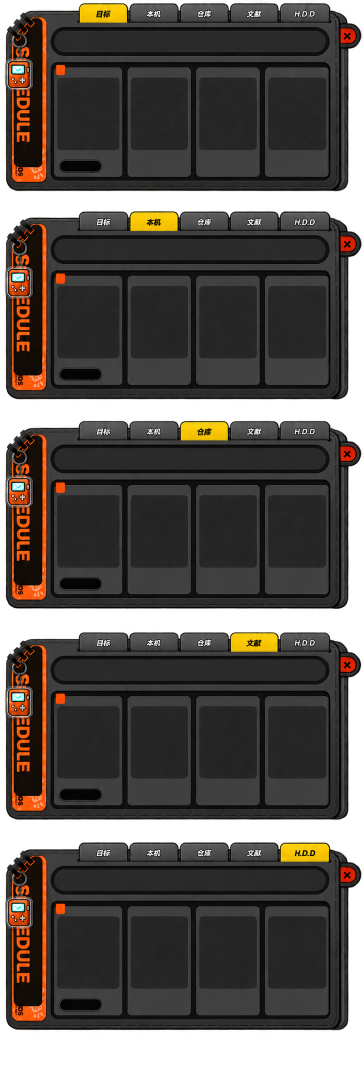
#> input picture .harness/qa/obsui/reference-tabs/long-tab-states.png, 727 x 2164 px (shown at 1/2 size)
$ python compose_tab_source_comparison.py
#> lines starting #> are read from the running program, lines starting #| are printed output that depends on the picture; pictures that were not available may be replaced by others from this repository, and a replacement may not be noted
from pathlib import Path

from PIL import Image, ImageDraw


ROOT = Path(__file__).resolve().parents[3]
SOURCE = ROOT / ".harness" / "qa" / "obsui" / "reference-tabs" / "long-tab-states.png"
LIVE_DIR = ROOT / ".harness" / "qa" / "obsui"
OUTPUT = ROOT / ".harness" / "qa" / "obsui" / "tab-source-vs-live.png"
TOPS = (0, 419, 841, 1264, 1684)
NAMES = ("目标", "本机", "仓库", "文献", "H.D.D")
TARGET_SIZE = (750, 76)


def main() -> None:
    source = Image.open(SOURCE).convert("RGBA")
#> source is the input picture: PIL image 727x2164 RGBA; mean R, G, B, A 43.9, 38.3, 33.6, 203.7
    canvas = Image.new("RGB", (TARGET_SIZE[0] * 2, len(NAMES) * 100), (8, 8, 8))
#> canvas: PIL image 1500x500 RGB; every value is 8
    draw = ImageDraw.Draw(canvas)
    for index, (top, name) in enumerate(zip(TOPS, NAMES, strict=True)):
        source_crop = source.crop((140, top, 680, top + 100)).resize(TARGET_SIZE, Image.Resampling.LANCZOS).convert("RGB")
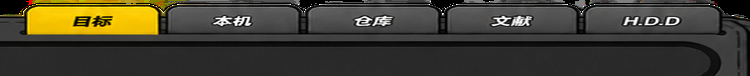
#> source_crop: PIL image 750x76 RGB; mean R, G, B 65.4, 62, 48.4
        filename = "goal" if index == 0 else "local" if index == 1 else "repository" if index == 2 else "literature" if index == 3 else "storage"
        live = Image.open(LIVE_DIR / f"live-full-{filename}.png").convert("RGB").crop((422, 22, 1173, 100)).resize(TARGET_SIZE, Image.Resampling.LANCZOS)
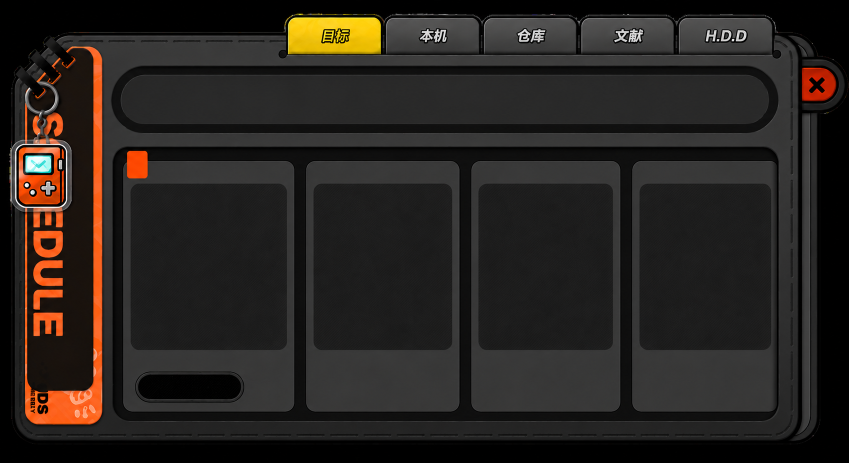
#> input picture .harness/qa/obsui/reference-tabs/goal-selected.png, 1698 x 926 px, given in place of live-full-goal.png, which was not available (shown at 1/2 size)
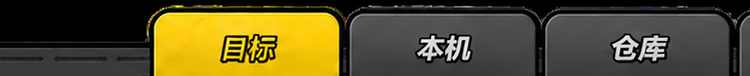
#> live: PIL image 750x76 RGB; mean R, G, B 86.4, 78, 41.7
        y = index * 100 + 20
        canvas.paste(source_crop, (0, y))
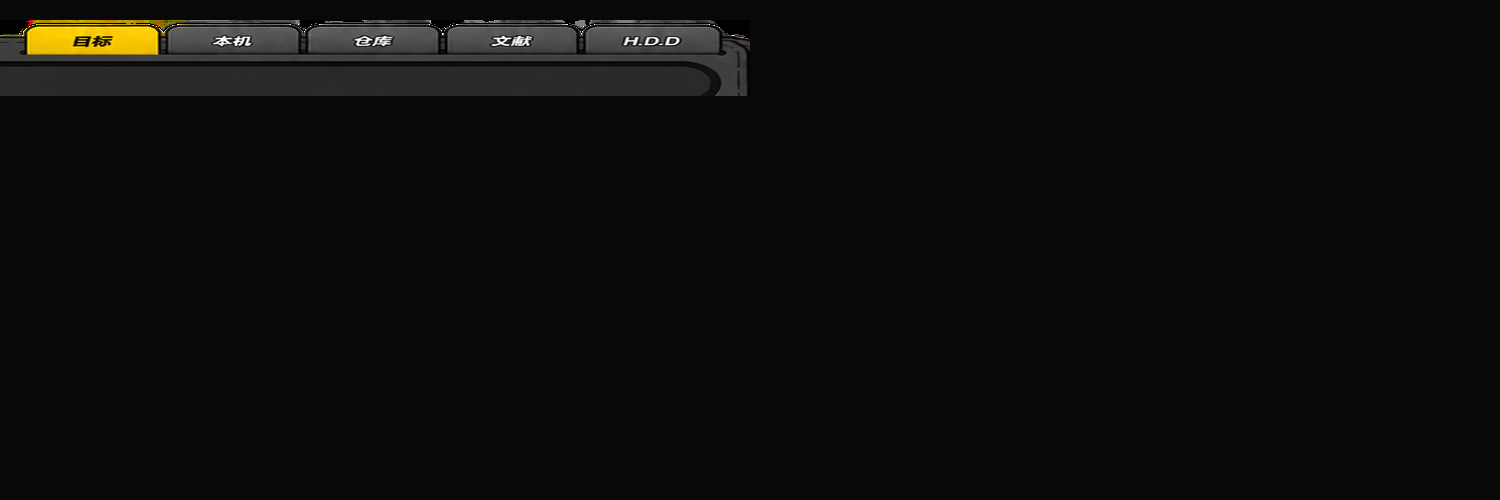
#> canvas: PIL image 1500x500 RGB; mean R, G, B 12.4, 12.1, 11.1
        canvas.paste(live, (TARGET_SIZE[0], y))
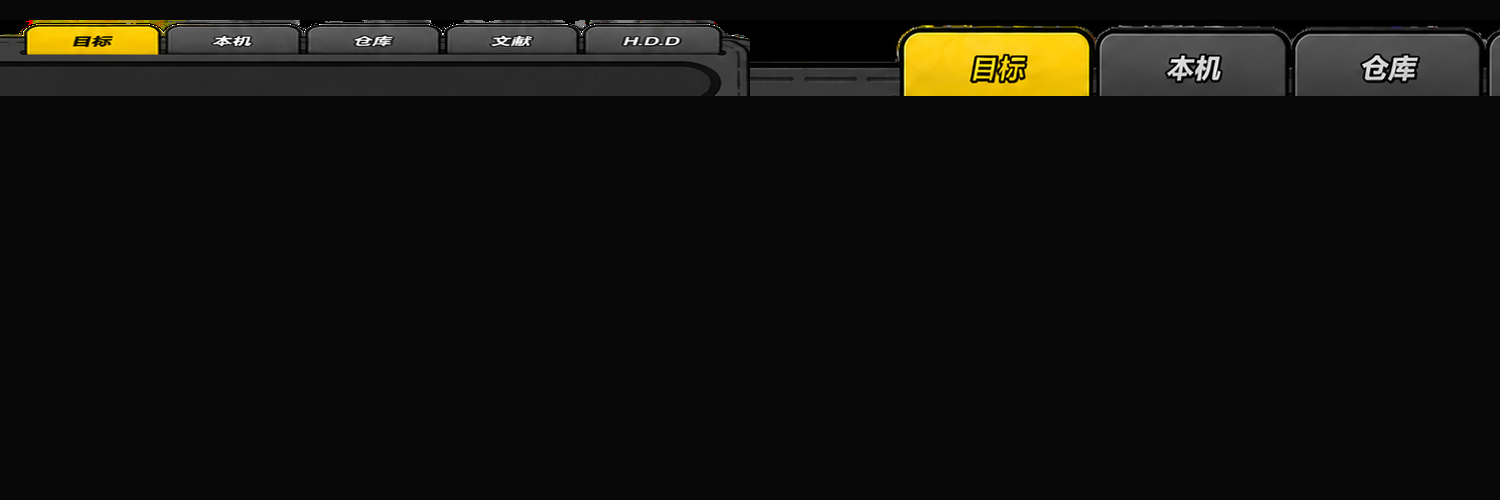
#> canvas: PIL image 1500x500 RGB; mean R, G, B 18.3, 17.4, 13.6
        draw.text((8, index * 100 + 4), f"{name} · source", fill=(240, 240, 240))
        draw.text((TARGET_SIZE[0] + 8, index * 100 + 4), f"{name} · browser", fill=(240, 240, 240))
#> pass 2 of the loop in main, `for index, (top, name) in enumerate(zip(TOPS, NAMES, strict=True)):`:
#> in main, `source_crop = source.crop((140, top, 680, top + 100)).resize(TARGET_SI..`:
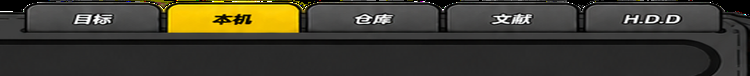
#> source_crop: PIL image 750x76 RGB; mean R, G, B 63.4, 60.4, 47.6
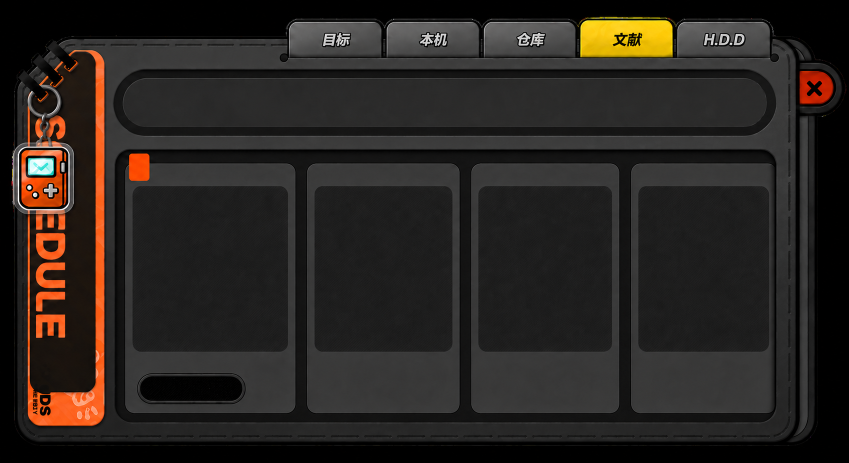
#> input picture .harness/qa/obsui/reference-tabs/literature-selected.png, 1698 x 926 px, given in place of live-full-local.png, which was not available (shown at 1/2 size)
#> in main, `canvas.paste(live, (TARGET_SIZE[0], y))`:
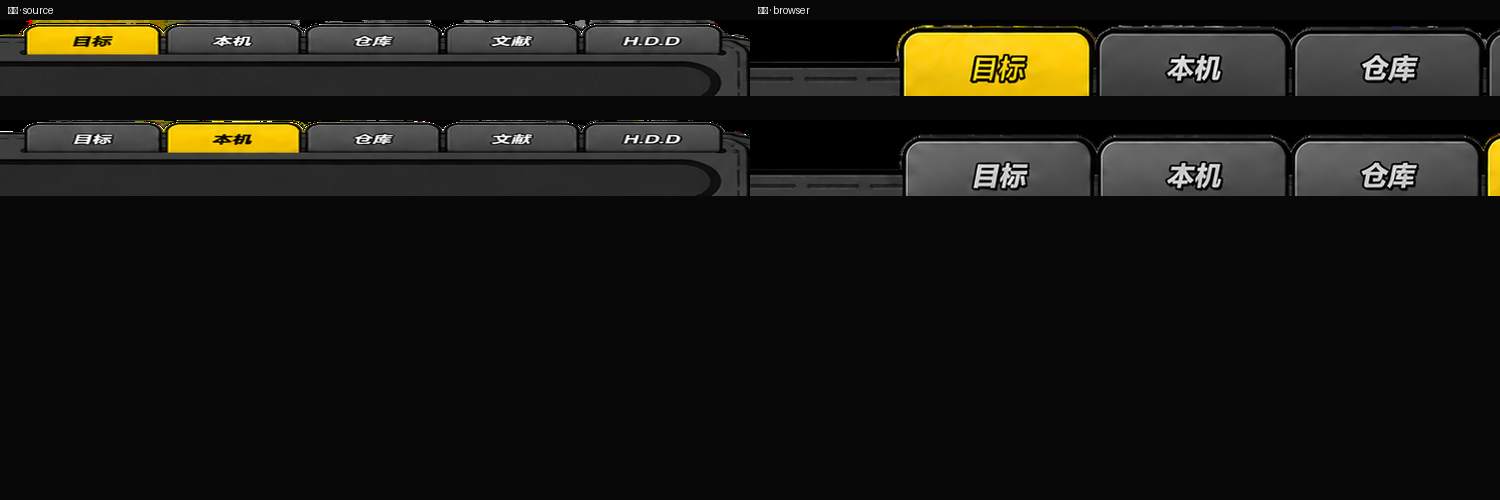
#> canvas: PIL image 1500x500 RGB; mean R, G, B 26.3, 25.2, 20.2
    canvas.save(OUTPUT)
    print(f"comparison={OUTPUT} size={canvas.size}")


if __name__ == "__main__":
#> (the run stopped early here; a loop or call above may not have finished)
